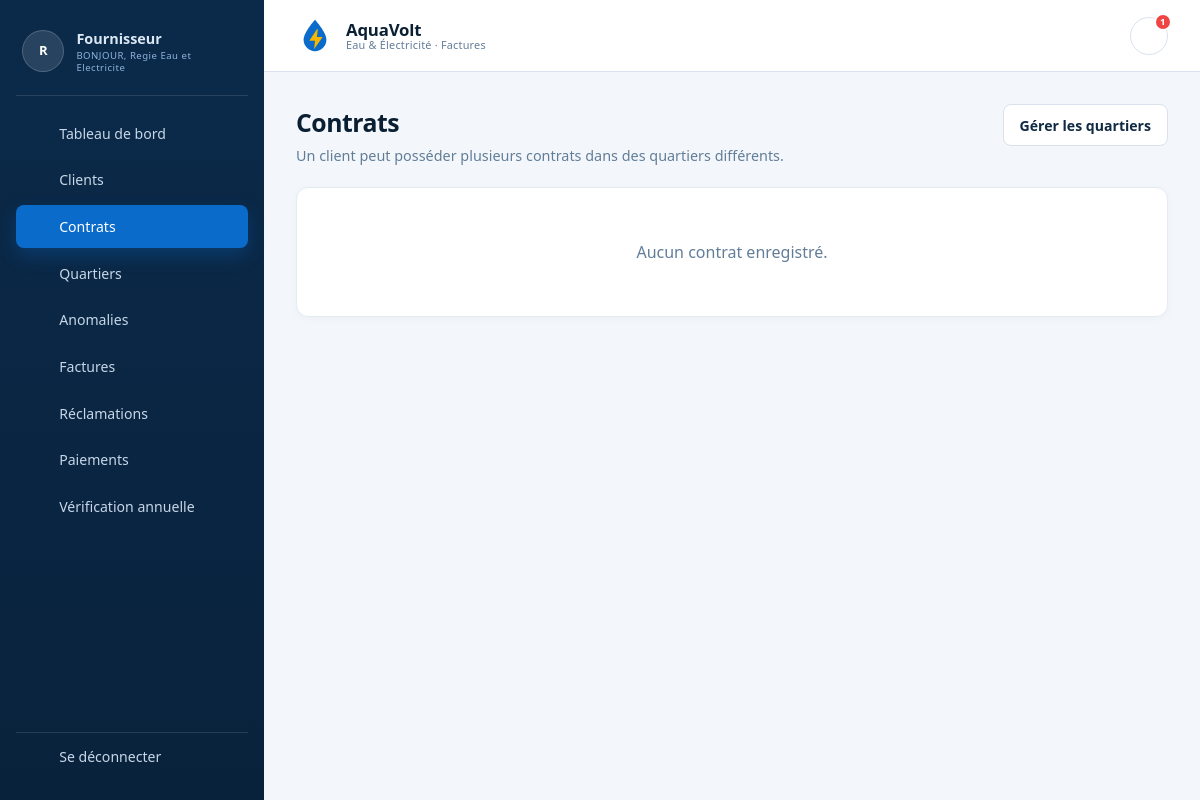
/Contrat/all (signed in), run on an earlier commit of the app's database.
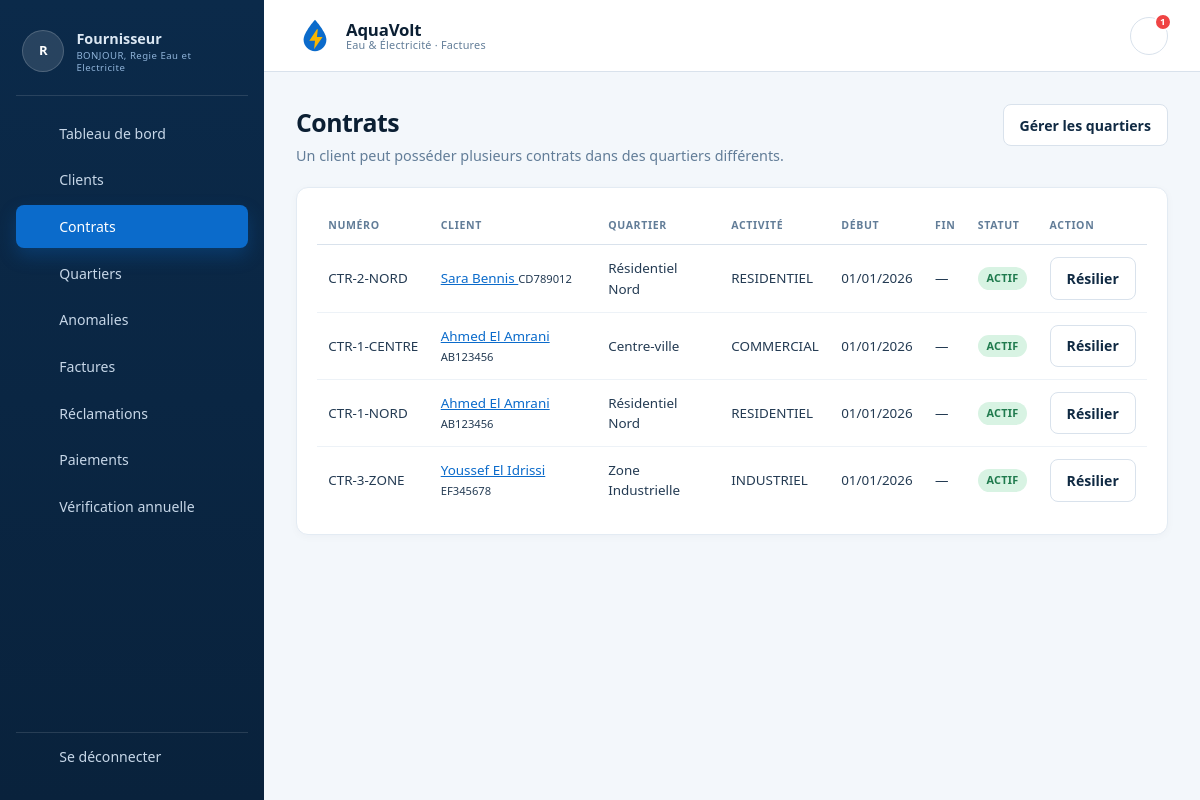
And on a later commit of the database.
### tables this page shows
CREATE TABLE contrat (
  id_contrat INT UNSIGNED NOT NULL AUTO_INCREMENT,
  id_client INT UNSIGNED NOT NULL,
  id_quartier INT UNSIGNED NOT NULL,
  numero_contrat VARCHAR(50) NOT NULL,
  date_debut DATE NOT NULL,
  date_fin DATE NULL,
  statut ENUM('ACTIF','RESILIE') NOT NULL DEFAULT 'ACTIF',
  date_creation DATETIME NOT NULL DEFAULT CURRENT_TIMESTAMP,
  PRIMARY KEY (id_contrat),
  UNIQUE KEY uk_contrat_numero (numero_contrat),
  KEY idx_contrat_client (id_client),
  KEY idx_contrat_quartier (id_quartier),
  CONSTRAINT fk_contrat_client
    FOREIGN KEY (id_client) REFERENCES client (id_client)
    ON UPDATE CASCADE ON DELETE RESTRICT,
  CONSTRAINT fk_contrat_quartier
    FOREIGN KEY (id_quartier) REFERENCES quartier (id_quartier)
    ON UPDATE CASCADE ON DELETE RESTRICT,
  CONSTRAINT chk_contrat_dates
    CHECK (date_fin IS NULL OR date_fin >= date_debut)
);

CREATE TABLE client (
  id_client INT UNSIGNED NOT NULL AUTO_INCREMENT,
  id_fournisseur INT UNSIGNED NOT NULL,
  cin VARCHAR(20) NOT NULL,
  nom VARCHAR(100) NOT NULL,
  prenom VARCHAR(100) NOT NULL,
  adresse VARCHAR(255) NOT NULL,
  email VARCHAR(150) NOT NULL,
  mot_de_passe VARCHAR(255) NOT NULL,
  telephone VARCHAR(30) NULL,
  date_creation DATETIME NOT NULL DEFAULT CURRENT_TIMESTAMP,
  PRIMARY KEY (id_client),
  UNIQUE KEY uk_client_cin (cin),
  UNIQUE KEY uk_client_email (email),
  KEY idx_client_fournisseur (id_fournisseur),
  CONSTRAINT fk_client_fournisseur
    FOREIGN KEY (id_fournisseur) REFERENCES fournisseur (id_fournisseur)
    ON UPDATE CASCADE ON DELETE RESTRICT
);

CREATE TABLE quartier (
  id_quartier INT UNSIGNED NOT NULL AUTO_INCREMENT,
  nom VARCHAR(100) NOT NULL,
  type_activite ENUM('RESIDENTIEL', 'COMMERCIAL', 'INDUSTRIEL') NOT NULL,
  date_creation DATETIME NOT NULL DEFAULT CURRENT_TIMESTAMP,
  PRIMARY KEY (id_quartier),
  UNIQUE KEY uk_quartier_nom_activite (nom, type_activite)
);

### Traitement/Contrat.php (called while the page is built, shortened)
<?php
require_once __DIR__ . '/../BD/Contrat.php';
function contrat_exiger_fournisseur(): int
{
    return (int) $_SESSION['id_fournisseur'];
}
function contrat_all($id = null): void
{
    $idFournisseur = contrat_exiger_fournisseur();
    $contrats = contrat_lister_par_fournisseur($idFournisseur);
    require ROOT . 'IHM/contrat/index.php';
}

### index.php (called while the page is built, shortened)
<?php
require_once ROOT . 'config/app.php';
require_once ROOT . 'BD/Connexion.php';
$url = trim((string) ($_GET['url'] ?? ''), '/');
$segments = $url === '' ? [] : explode('/', $url);
$controller = ucfirst(strtolower($segments[0] ?? 'Home'));
$action = strtolower($segments[1] ?? 'index');
$id = $segments[2] ?? null;
$function = strtolower($controller) . '_' . $action;
$function($id);

### BD/Connexion.php (called while the page is built, shortened)
<?php
function pdo(): PDO
{
    static $pdo = null;
    if ($pdo instanceof PDO) {
        return $pdo;
    }
    $config = require ROOT . 'config/database.php';
    $dsn = sprintf(
        'mysql:host=%s;port=%d;dbname=%s;charset=%s',
        $config['host'],
        (int) $config['port'],
        $config['dbname'],
        $config['charset'] ?? 'utf8mb4'
    );
    $pdo = new PDO($dsn, $config['user'], $config['pass'], [
        PDO::ATTR_ERRMODE => PDO::ERRMODE_EXCEPTION,
        PDO::ATTR_DEFAULT_FETCH_MODE => PDO::FETCH_ASSOC,
        PDO::ATTR_EMULATE_PREPARES => false,
    ]);
    return $pdo;
}

### BD/Notification.php (called while the page is built, shortened)
<?php
final class NotificationBD
{
    public function compterNonLues(string $role, int $idDestinataire): int
    {
        $stmt = $this->pdo->prepare(
            'SELECT COUNT(*)
             FROM notification
             WHERE destinataire_role = :role
               AND id_destinataire = :destinataire
               AND lu = 0'
        );
        $stmt->execute([
            'role' => strtolower(trim($role)),
            'destinataire' => $idDestinataire,
        ]);
        return (int) $stmt->fetchColumn();
    }
}
function notification_bd(): NotificationBD
{
    return new NotificationBD(pdo());
}
function notification_compter_non_lues(string $role, int $idDestinataire): int
{
    return notification_bd()->compterNonLues($role, $idDestinataire);
}

### BD/Contrat.php (called while the page is built, shortened)
<?php
final class ContratBD
{
    public function listerParFournisseur(int $idFournisseur): array
    {
        $stmt = $this->pdo->prepare(
            'SELECT ct.*, q.nom AS quartier_nom, q.type_activite,
                    c.nom, c.prenom, c.cin
             FROM contrat ct
             JOIN quartier q ON q.id_quartier = ct.id_quartier
             JOIN client c ON c.id_client = ct.id_client
             WHERE c.id_fournisseur = :fournisseur
             ORDER BY c.nom, c.prenom, ct.numero_contrat'
        );
        $stmt->execute(['fournisseur' => $idFournisseur]);
        return $stmt->fetchAll(PDO::FETCH_ASSOC);
    }
}
function contrat_bd(): ContratBD
{
    return new ContratBD(pdo());
}
function contrat_lister_par_fournisseur(int $idFournisseur): array
{
    return contrat_bd()->listerParFournisseur($idFournisseur);
}

### IHM/contrat/index.php (the view, shortened to what this page needs)
<?php require ROOT . 'IHM/layout/header.php'; ?>
<div class="page-head">
    <div>
        <h1>Contrats</h1>
        <p>Un client peut posséder plusieurs contrats dans des quartiers différents.</p>
    </div>
    <div class="page-head-actions">
        <a class="button button-secondary" href="<?= e(url('Quartier/all')) ?>">Gérer les quartiers</a>
    </div>
</div>
<section class="card">
    <?php if ($contrats === []): ?>
        <div class="empty-state">Aucun contrat enregistré.</div>
    <?php else: ?>
        <div class="table-wrap">
            <table class="table">
                <thead>
                    <tr>
                        <th>Numéro</th>
                        <th>Client</th>
                        <th>Quartier</th>
                        <th>Activité</th>
                        <th>Début</th>
                        <th>Fin</th>
                        <th>Statut</th>
                        <th>Action</th>
                    </tr>
                </thead>
                <tbody>
                <?php foreach ($contrats as $contrat): ?>
                    <tr>
                        <td class="nowrap"><?= e($contrat['numero_contrat']) ?></td>
                        <td>
                            <a href="<?= e(url('Client/one/' . (int) $contrat['id_client'])) ?>">
                                <?= e($contrat['prenom'] . ' ' . $contrat['nom']) ?>
                            </a>
                            <small><?= e($contrat['cin']) ?></small>
                        </td>
                        <td><?= e($contrat['quartier_nom']) ?></td>
                        <td><?= e($contrat['type_activite']) ?></td>
                        <td><?= e(format_date_fr($contrat['date_debut'])) ?></td>
                        <td><?= e(format_date_fr($contrat['date_fin'])) ?></td>
                        <td>
                            <span class="badge <?= $contrat['statut'] === 'ACTIF' ? 'badge-open' : 'badge-danger' ?>">
                                <?= e($contrat['statut']) ?>
                            </span>
                        </td>
                        <td>
                            <?php if ($contrat['statut'] === 'ACTIF'): ?>
                                <form method="post"
                                      action="<?= e(url('Contrat/resilier/' . (int) $contrat['id_contrat'])) ?>"
                                      class="notification-action-form">
                                    <button class="button button-secondary" type="submit">Résilier</button>
                                </form>
                            <?php else: ?>
                                —
                            <?php endif; ?>
                        </td>
                    </tr>
                <?php endforeach; ?>
                </tbody>
            </table>
        </div>
    <?php endif; ?>
</section>
<?php require ROOT . 'IHM/layout/footer.php'; ?>

### IHM/layout/header.php (shortened to what this page needs)
<?php
$role = $_SESSION['role'] ?? null;
$estConnecte = in_array($role, ['client', 'fournisseur', 'agent'], true);
$notificationsNonLues = 0;
if ($estConnecte) {
    require_once ROOT . 'BD/Notification.php';
    $notificationRole = (string) $role;
    $notificationId = match ($role) {
        'client' => (int) ($_SESSION['id_client'] ?? 0),
        'fournisseur' => (int) ($_SESSION['id_fournisseur'] ?? 0),
        'agent' => (int) ($_SESSION['id_agent'] ?? 0),
        default => 0,
    };
    if ($notificationId > 0) {
        try {
            $notificationsNonLues = notification_compter_non_lues($notificationRole, $notificationId);
        } catch (Throwable $e) {
            $notificationsNonLues = 0;
        }
    }
}
$nom = trim((string) ($_SESSION['nom'] ?? ''));
$prenom = trim((string) ($_SESSION['prenom'] ?? ''));
$nomComplet = trim($prenom . ' ' . $nom);
$initiales = initials($prenom, $nom);
$path = parse_url($_SERVER['REQUEST_URI'] ?? '/', PHP_URL_PATH) ?: '/';
$path .= '/' . (string) ($_GET['url'] ?? '');
$active = 'dashboard';
if (str_contains($path, '/Reclamation')) {
    $active = 'reclamations';
} elseif (str_contains($path, '/Consommation')) {
    $active = 'consommation';
} elseif (str_contains($path, '/Client')) {
    $active = 'clients';
} elseif (str_contains($path, '/Anomalie')) {
    $active = 'anomalies';
} elseif (str_contains($path, '/Facture')) {
    $active = 'factures';
} elseif (str_contains($path, '/Contrat')) {
    $active = 'contrats';
} elseif (str_contains($path, '/Quartier')) {
    $active = 'quartiers';
} elseif (str_contains($path, '/Import')) {
    $active = 'import';
} elseif (str_contains($path, '/Verification')) {
    $active = 'verification';
}
?>
<!DOCTYPE html>
<html lang="fr">
<head>
    <link rel="stylesheet" href="<?= url('assets/css/style.css') ?>?v=20261117">
</head>
<body class="<?= $estConnecte ? 'app-body' : 'public-body' ?>">
<?php if ($estConnecte): ?>
    <div class="app-shell">
        <aside class="sidebar">
            <div class="sidebar-user">
                <div class="avatar"><?= e($initiales) ?></div>
                <div class="sidebar-user-text">
                    <strong><?= e(role_label($role)) ?></strong>
                    <span>BONJOUR, <?= e($nomComplet !== '' ? $nomComplet : 'Utilisateur') ?></span>
                </div>
            </div>
            <nav class="sidebar-nav" aria-label="Navigation principale">
                <?php if ($role === 'client'): ?>
                    <a class="<?= $active === 'dashboard' ? 'active' : '' ?>" href="<?= url('') ?>">
                        <?= icon('grid') ?> Tableau de bord
                    </a>
                    <a class="<?= $active === 'factures' ? 'active' : '' ?>" href="<?= url('Facture/all') ?>">
                        <?= icon('file') ?> Mes factures
                    </a>
                    <a class="<?= $active === 'consommation' ? 'active' : '' ?>" href="<?= url('Consommation/add') ?>">
                        <?= icon('droplet') ?> Saisie consommation
                    </a>
                    <a class="<?= $active === 'reclamations' ? 'active' : '' ?>" href="<?= url('Reclamation/index') ?>">
                        <?= icon('message') ?> Réclamations
                    </a>
                <?php else: ?>
                    <a class="<?= $active === 'dashboard' ? 'active' : '' ?>" href="<?= url('') ?>">
                        <?= icon('grid') ?> Tableau de bord
                    </a>
                    <a class="<?= $active === 'clients' ? 'active' : '' ?>" href="<?= url('Client/all') ?>">
                        <?= icon('users') ?> Clients
                    </a>
                    <a class="<?= $active === 'contrats' ? 'active' : '' ?>" href="<?= url('Contrat/all') ?>">
                        <?= icon('file') ?> Contrats
                    </a>
                    <a class="<?= $active === 'quartiers' ? 'active' : '' ?>" href="<?= url('Quartier/all') ?>">
                        <?= icon('grid') ?> Quartiers
                    </a>
                    <a class="<?= $active === 'anomalies' ? 'active' : '' ?>" href="<?= url('Anomalie/index') ?>">
                        <?= icon('alert') ?> Anomalies
                    </a>
                    <a class="<?= $active === 'factures' ? 'active' : '' ?>" href="<?= url('Facture/all') ?>">
                        <?= icon('file') ?> Factures
                    </a>
                    <a class="<?= $active === 'reclamations' ? 'active' : '' ?>" href="<?= url('Reclamation/index') ?>">
                        <?= icon('message') ?> Réclamations
                    </a>
                    <a class="<?= $active === 'factures' ? 'active' : '' ?>" href="<?= url('Facture/all') ?>">
                        <?= icon('card') ?> Paiements
                    </a>
                    <a class="<?= $active === 'verification' ? 'active' : '' ?>" href="<?= url('Verification/index') ?>">
                        <?= icon('check') ?> Vérification annuelle
                    </a>
                <?php endif; ?>
            </nav>
            <a class="sidebar-logout" href="<?= url('Auth/logout') ?>">
                <?= icon('logout') ?> Se déconnecter
            </a>
        </aside>
        <div class="app-main">
            <header class="topbar">
                <a class="brand" href="<?= url('') ?>">
                    <?= brand_mark() ?>
                    <span class="brand-text">
                        <strong><?= e(APP_NAME) ?></strong>
                        <small><?= e(APP_TAGLINE) ?></small>
                    </span>
                </a>
                <a
                    class="icon-button notification-button"
                    href="<?= e(url('Notification/all')) ?>"
                    aria-label="Notifications<?= $notificationsNonLues > 0 ? ' (' . $notificationsNonLues . ' non lues)' : '' ?>"
                    title="Notifications"
                >
                    <?= icon('bell') ?>
                    <?php if ($notificationsNonLues > 0): ?>
                        <span class="notif-count"><?= $notificationsNonLues > 99 ? '99+' : (int) $notificationsNonLues ?></span>
                    <?php endif; ?>
                </a>
            </header>
            <main class="dash-main">
<?php endif; ?>

### config/app.php (shortened to what this page needs)
<?php
function url(string $path = ''): string
{
    return BASE_URL . ltrim($path, '/');
}
function e(?string $value): string
{
    return htmlspecialchars((string) $value, ENT_QUOTES, 'UTF-8');
}
function role_label(?string $role): string
{
    return match ($role) {
        'client' => 'Client',
        'fournisseur' => 'Fournisseur',
        'agent' => 'Agent',
        default => 'Visiteur',
    };
}
function initials(string $prenom, string $nom): string
{
    $prenom = trim($prenom);
    $nom = trim($nom);
    $premiereLettre = static function (string $texte): string {
        if ($texte === '') {
            return '';
        }
        return function_exists('mb_substr')
            ? mb_substr($texte, 0, 1, 'UTF-8')
            : substr($texte, 0, 1);
    };
    $initiales = strtoupper(
        $premiereLettre($prenom) . $premiereLettre($nom)
    );
    return $initiales !== '' ? $initiales : 'AV';
}
function format_date_fr(?string $date): string
{
    if ($date === null || $date === '') {
        return '—';
    }
    $timestamp = strtotime($date);
    return $timestamp !== false ? date('d/m/Y', $timestamp) : '—';
}
function icon(string $name, string $class = 'icon'): string
{
    $path = $paths[$name] ?? '';
    return '<svg class="' . htmlspecialchars($class, ENT_QUOTES, 'UTF-8')
        . '" width="20" height="20" viewBox="0 0 24 24" fill="none"'
        . ' stroke="currentColor" stroke-width="1.8" stroke-linecap="round"'
        . ' stroke-linejoin="round" aria-hidden="true">' . $path . '</svg>';
}
function brand_mark(): string
{
    return '<svg class="brand-mark" width="38" height="38" viewBox="0 0 40 40" aria-hidden="true">'
        . '<path d="M20 3C20 3 8 16.2 8 24a12 12 0 0 0 24 0C32 16.2 20 3 20 3Z" fill="#0b6bcb"/>'
        . '<path d="M22 13l-8 12h6l-1 9 9-13h-6l1-8z" fill="#f7b500"/>'
        . '</svg>';
}

### IHM/layout/footer.php (shortened to what this page needs)
<?php
$estConnecte = in_array($_SESSION['role'] ?? null, ['client', 'fournisseur'], true);
?>
<?php if ($estConnecte): ?>
            </main>
        </div>
    </div>
<?php endif; ?>
</body>
</html>

What changed in the data, as far as the page shows it:
added contrat: numero_contrat "CTR-2-NORD", id_client.nom "Sara Bennis", id_client.cin "CD789012", id_quartier.nom "Résidentiel Nord", id_quartier.type_activite "RESIDENTIEL", date_debut "01/01/2026", date_fin "—", statut "ACTIF"
added contrat: numero_contrat "CTR-1-CENTRE", id_client.nom "Ahmed El Amrani", id_client.cin "AB123456", id_quartier.nom "Centre-ville", id_quartier.type_activite "COMMERCIAL", date_debut "01/01/2026", date_fin "—", statut "ACTIF"
added contrat: numero_contrat "CTR-1-NORD", id_client.nom "Ahmed El Amrani", id_client.cin "AB123456", id_quartier.nom "Résidentiel Nord", id_quartier.type_activite "RESIDENTIEL", date_debut "01/01/2026", date_fin "—", statut "ACTIF"
added contrat: numero_contrat "CTR-3-ZONE", id_client.nom "Youssef El Idrissi", id_client.cin "EF345678", id_quartier.nom "Zone Industrielle", id_quartier.type_activite "INDUSTRIEL", date_debut "01/01/2026", date_fin "—", statut "ACTIF"
Also different on the page:
text no longer shown: "Aucun contrat enregistré."
text now shown: "NUMÉRO CLIENT QUARTIER ACTIVITÉ DÉBUT FIN STATUT ACTION"
